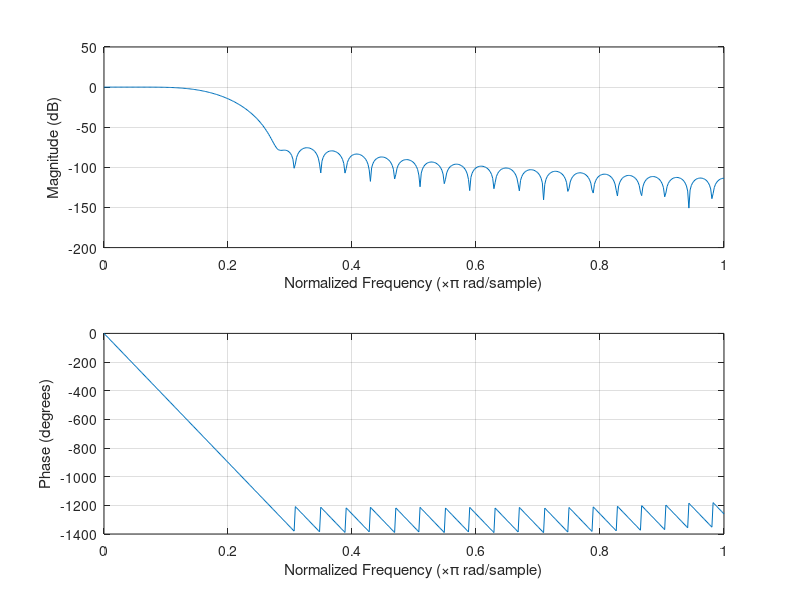

The MATLAB script that drew this image:
hn=[];
for i=0:50
    if i==25
        hn=[hn,1/6];
    else
        hn=[hn,sin(pi*(i-25)/6)/(pi*(i-25))];
    end
end
hn=hn.*(blackman(51))'
freqz(hn);
